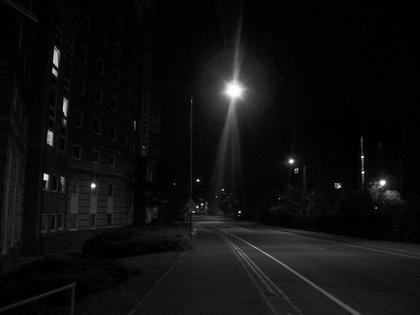
%> input picture Midterm_Exam/dark_road.jpg, 420 x 315 px, shrunk from 640 x 480 before the run
$ octave --eval "exam_question_10;"   (GNU Octave 9; MATLAB toolbox functions it lacks are replaced by stand-ins)
%> lines starting %> are read from the running program, lines starting %| are printed output that depends on the picture
function exam_question_10()

image = imread('dark_road.jpg');
%> image is the input picture: size 315x420 uint8; min 0, max 255, mean 15.2
[i,j] = size(image);
%> i = 315; j = 420
[count, bin] = imhist(image);
%> count = 256 values, max 19622 at index 3, min 0 at index 199, mean 516.8; bin = 256 values from 0 to 255
MN = i*j;
%> MN = 132300
p = [];

    for gg= 1:256
        p(end+1) = count(gg)/MN;
    end
%> after the loop, p = 256 values, max 0.148 at index 3, min 0 at index 199, mean 0.00391
gather = [];
sum = 0;
for gg= 1:256
    sum = sum + p(gg);
    gather(end+1) = sum;
end
%> this loop made 256 passes
%> sum on passes 1 to 3: 0.0183, 0.0868, 0.235
%> after the loop, gather = 256 values from 0.0183 to 1; sum = 1
s = [];
temp = 0;
for shade = 1:256
    temp = 255*gather(shade);
    s(end+1) = round(temp);
end
%> this loop made 256 passes
%> temp on passes 1 to 3: 4.68, 22.13, 59.95
%> after the loop, s = 256 values from 5 to 255
for y = 1:j
    for x = 1:i
        for shade = 1:256
            if image(x,y) == shade-1
                image(x,y) = s(shade);
                break;
            end
        end
    end
end
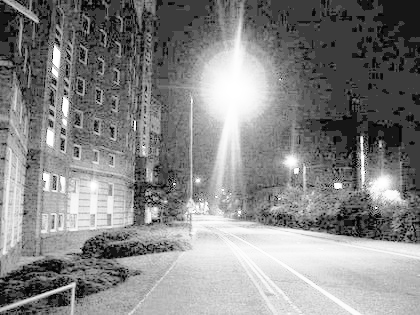
%> image: size 315x420 uint8; min 5, max 255, mean 133.9

imshow(image); % output image

end
